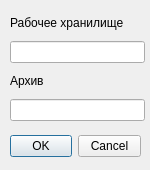
<?xml version="1.0" encoding="UTF-8"?>
<ui version="4.0">
 <class>DialogStorage</class>
 <widget class="QDialog" name="DialogStorage">
  <property name="geometry">
   <rect>
    <x>0</x>
    <y>0</y>
    <width>150</width>
    <height>170</height>
   </rect>
  </property>
  <property name="windowTitle">
   <string>Dialog</string>
  </property>
  <widget class="QDialogButtonBox" name="buttonBox">
   <property name="geometry">
    <rect>
     <x>10</x>
     <y>130</y>
     <width>131</width>
     <height>32</height>
    </rect>
   </property>
   <property name="orientation">
    <enum>Qt::Horizontal</enum>
   </property>
   <property name="standardButtons">
    <set>QDialogButtonBox::Cancel|QDialogButtonBox::Ok</set>
   </property>
  </widget>
  <widget class="QWidget" name="">
   <property name="geometry">
    <rect>
     <x>10</x>
     <y>10</y>
     <width>135</width>
     <height>111</height>
    </rect>
   </property>
   <layout class="QVBoxLayout" name="verticalLayout">
    <item>
     <widget class="QLabel" name="lbStorage">
      <property name="text">
       <string>Рабочее хранилище</string>
      </property>
     </widget>
    </item>
    <item>
     <widget class="QLineEdit" name="lnWorking"/>
    </item>
    <item>
     <widget class="QLabel" name="lbArchive">
      <property name="text">
       <string>Архив</string>
      </property>
     </widget>
    </item>
    <item>
     <widget class="QLineEdit" name="lnArchive"/>
    </item>
   </layout>
  </widget>
 </widget>
 <resources/>
 <connections>
  <connection>
   <sender>buttonBox</sender>
   <signal>accepted()</signal>
   <receiver>DialogStorage</receiver>
   <slot>accept()</slot>
   <hints>
    <hint type="sourcelabel">
     <x>248</x>
     <y>254</y>
    </hint>
    <hint type="destinationlabel">
     <x>157</x>
     <y>274</y>
    </hint>
   </hints>
  </connection>
  <connection>
   <sender>buttonBox</sender>
   <signal>rejected()</signal>
   <receiver>DialogStorage</receiver>
   <slot>reject()</slot>
   <hints>
    <hint type="sourcelabel">
     <x>316</x>
     <y>260</y>
    </hint>
    <hint type="destinationlabel">
     <x>286</x>
     <y>274</y>
    </hint>
   </hints>
  </connection>
 </connections>
</ui>
